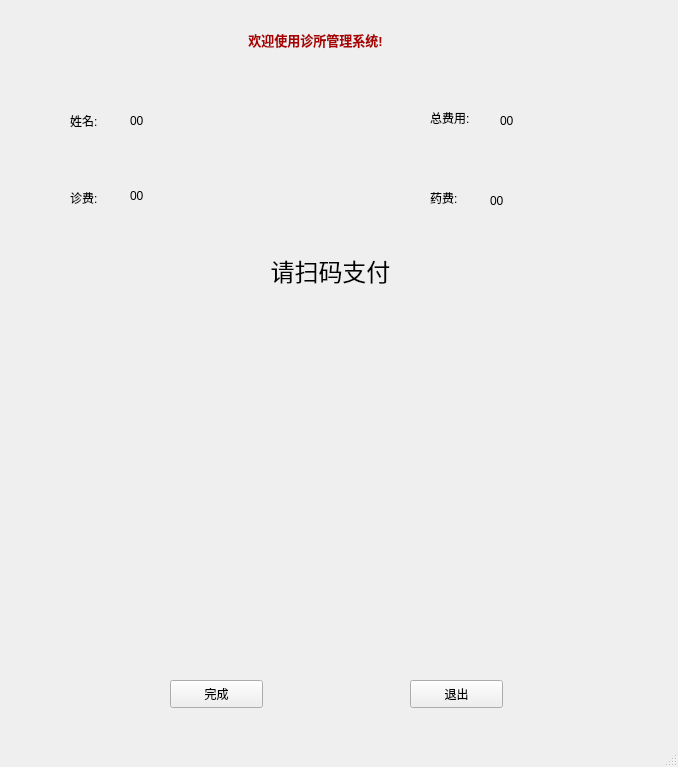
<?xml version="1.0" encoding="UTF-8"?>
<ui version="4.0">
 <class>PayWin</class>
 <widget class="QMainWindow" name="PayWin">
  <property name="geometry">
   <rect>
    <x>0</x>
    <y>0</y>
    <width>678</width>
    <height>767</height>
   </rect>
  </property>
  <property name="windowTitle">
   <string>诊所管理系统</string>
  </property>
  <widget class="QWidget" name="centralwidget">
   <widget class="QLabel" name="label_2">
    <property name="geometry">
     <rect>
      <x>70</x>
      <y>110</y>
      <width>51</width>
      <height>21</height>
     </rect>
    </property>
    <property name="text">
     <string>姓名:</string>
    </property>
   </widget>
   <widget class="QLabel" name="label_3">
    <property name="geometry">
     <rect>
      <x>130</x>
      <y>100</y>
      <width>111</width>
      <height>41</height>
     </rect>
    </property>
    <property name="text">
     <string>00</string>
    </property>
   </widget>
   <widget class="QLabel" name="label_4">
    <property name="geometry">
     <rect>
      <x>430</x>
      <y>110</y>
      <width>72</width>
      <height>15</height>
     </rect>
    </property>
    <property name="text">
     <string>总费用:</string>
    </property>
   </widget>
   <widget class="QLabel" name="label_5">
    <property name="geometry">
     <rect>
      <x>500</x>
      <y>100</y>
      <width>91</width>
      <height>41</height>
     </rect>
    </property>
    <property name="text">
     <string>00</string>
    </property>
   </widget>
   <widget class="QLabel" name="label_6">
    <property name="geometry">
     <rect>
      <x>70</x>
      <y>190</y>
      <width>51</width>
      <height>16</height>
     </rect>
    </property>
    <property name="text">
     <string>诊费:</string>
    </property>
   </widget>
   <widget class="QLabel" name="label_7">
    <property name="geometry">
     <rect>
      <x>130</x>
      <y>180</y>
      <width>101</width>
      <height>31</height>
     </rect>
    </property>
    <property name="text">
     <string>00</string>
    </property>
   </widget>
   <widget class="QLabel" name="label_8">
    <property name="geometry">
     <rect>
      <x>430</x>
      <y>190</y>
      <width>72</width>
      <height>15</height>
     </rect>
    </property>
    <property name="text">
     <string>药费:</string>
    </property>
   </widget>
   <widget class="QLabel" name="label_9">
    <property name="geometry">
     <rect>
      <x>490</x>
      <y>190</y>
      <width>101</width>
      <height>21</height>
     </rect>
    </property>
    <property name="text">
     <string>00</string>
    </property>
   </widget>
   <widget class="QLabel" name="label_10">
    <property name="geometry">
     <rect>
      <x>240</x>
      <y>250</y>
      <width>181</width>
      <height>41</height>
     </rect>
    </property>
    <property name="text">
     <string>&lt;html&gt;&lt;head/&gt;&lt;body&gt;&lt;p align=&quot;center&quot;&gt;&lt;span style=&quot; font-size:18pt;&quot;&gt;请扫码支付&lt;/span&gt;&lt;/p&gt;&lt;/body&gt;&lt;/html&gt;</string>
    </property>
   </widget>
   <widget class="QLabel" name="label_11">
    <property name="geometry">
     <rect>
      <x>190</x>
      <y>300</y>
      <width>311</width>
      <height>331</height>
     </rect>
    </property>
    <property name="text">
     <string/>
    </property>
    <property name="pixmap">
     <pixmap resource="image/pay.qrc">:/new/pay/pay.png</pixmap>
    </property>
   </widget>
   <widget class="QPushButton" name="pushButton">
    <property name="geometry">
     <rect>
      <x>170</x>
      <y>680</y>
      <width>93</width>
      <height>28</height>
     </rect>
    </property>
    <property name="text">
     <string>完成</string>
    </property>
   </widget>
   <widget class="QPushButton" name="pushButton_2">
    <property name="geometry">
     <rect>
      <x>410</x>
      <y>680</y>
      <width>93</width>
      <height>28</height>
     </rect>
    </property>
    <property name="text">
     <string>退出</string>
    </property>
   </widget>
   <widget class="QLabel" name="label">
    <property name="geometry">
     <rect>
      <x>210</x>
      <y>20</y>
      <width>211</width>
      <height>41</height>
     </rect>
    </property>
    <property name="text">
     <string>&lt;html&gt;&lt;head/&gt;&lt;body&gt;&lt;p align=&quot;center&quot;&gt;&lt;span style=&quot; font-size:10pt; font-weight:600; color:#aa0000;&quot;&gt;欢迎使用诊所管理系统!&lt;/span&gt;&lt;/p&gt;&lt;/body&gt;&lt;/html&gt;</string>
    </property>
   </widget>
  </widget>
  <widget class="QStatusBar" name="statusbar"/>
 </widget>
 <resources>
  <include location="image/pay.qrc"/>
 </resources>
 <connections/>
</ui>
